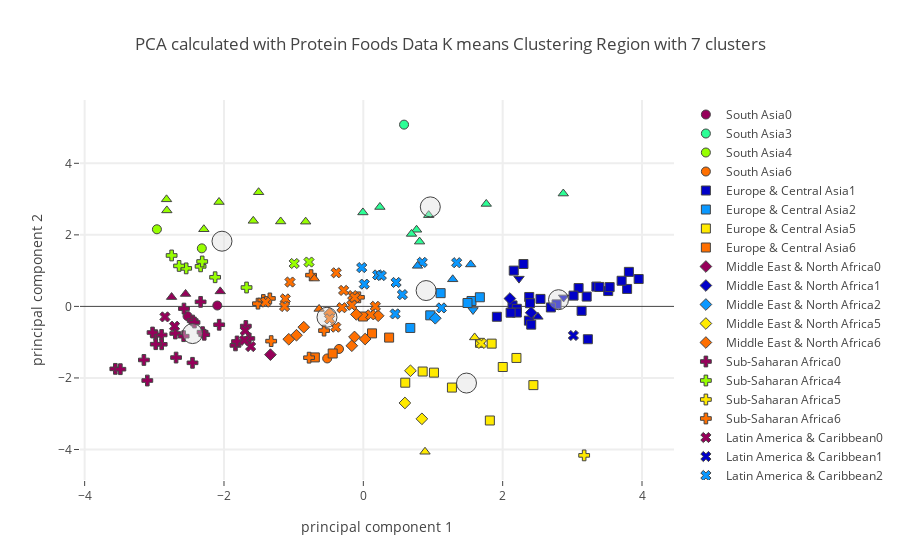

Write notebook code for a chart like this one.
### Code cell
# Plot using plotly on Region level.

plot_plotly(protein_group_merged_df,"Region",region_centers,7,"Protein Foods",'')

### Figure 1 — Plotly figure (JSON) as saved in the notebook; plotly's stock layout.template omitted (floating-point values rounded to 4 significant figures)
{"data": [{"marker": {"color": "rgb(150,0,90)", "line": {"width": 1}, "size": 9, "symbol": 0}, "mode": "markers", "name": "South Asia0", "text": ["India", "Nepal"], "type": "scatter", "uid": "3084486f-5867-45b3-81f5-b95c37847a4d", "x": [-2.096, -2.523], "y": [0.02439, -0.2714]}, {"marker": {"color": "rgb(0,0,200)", "line": {"width": 1}, "size": 9, "symbol": 0}, "mode": "markers", "name": "South Asia1", "text": [], "type": "scatter", "uid": "35e7cc59-b7d1-4fed-a1d0-e58cc90fbd52", "x": [], "y": []}, {"marker": {"color": "rgb(10,152,255)", "line": {"width": 1}, "size": 9, "symbol": 0}, "mode": "markers", "name": "South Asia2", "text": [], "type": "scatter", "uid": "b34dd849-ba9b-4b7f-8ae6-754077a01c24", "x": [], "y": []}, {"marker": {"color": "rgb(44,255,150)", "line": {"width": 1}, "size": 9, "symbol": 0}, "mode": "markers", "name": "South Asia3", "text": ["Maldives"], "type": "scatter", "uid": "63acc46a-ca9a-4e80-b03c-ec855f3eae3c", "x": [0.5844], "y": [5.082]}, {"marker": {"color": "rgb(151,255,0)", "line": {"width": 1}, "size": 9, "symbol": 0}, "mode": "markers", "name": "South Asia4", "text": ["Bangladesh", "Sri Lanka"], "type": "scatter", "uid": "7274158e-2841-443d-ba69-116ab6077053", "x": [-2.963, -2.318], "y": [2.156, 1.623]}, {"marker": {"color": "rgb(255,234,0)", "line": {"width": 1}, "size": 9, "symbol": 0}, "mode": "markers", "name": "South Asia5", "text": [], "type": "scatter", "uid": "7a65a005-2beb-4ed6-9387-aaa7e3ab3a5b", "x": [], "y": []}, {"marker": {"color": "rgb(255,111,0)", "line": {"width": 1}, "size": 9, "symbol": 0}, "mode": "markers", "name": "South Asia6", "text": ["Afghanistan", "Pakistan"], "type": "scatter", "uid": "95e0bc24-46f8-4ddb-bb97-8dd7a3bc24c2", "x": [-0.5187, -0.3491], "y": [-1.455, -1.19]}, {"marker": {"color": "rgb(150,0,90)", "line": {"width": 1}, "size": 9, "symbol": 1}, "mode": "markers", "name": "Europe & Central Asia0", "text": [], "type": "scatter", "uid": "a019cd9f-4986-4206-8cad-18702951a1fc", "x": [], "y": []}, {"marker": {"color": "rgb(0,0,200)", "line": {"width": 1}, "size": 9, "symbol": 1}, "mode": "markers", "name": "Europe & Central Asia1", "text": ["Austria", "Belarus", "Belgium", "Czechia", "Denmark", "Estonia", "Finland", "France", "Germany", "Iceland", "Ireland", "Italy", "Latvia", "Lithuania", "Luxembourg", "Montenegro", "Netherlands", "Norway", "Poland", "Portugal", "Russian Federation", "Slovenia", "Spain", "Sweden", "Switzerland", "Ukraine", "United Kingdom"], "type": "scatter", "uid": "ee546059-edd7-406b-a08e-b627ca5d50d9", "x": [3.345, 3.952, 2.141, 2.381, 3.387, 3.223, 3.786, 2.774, 3.09, 3.017, 2.377, 2.392, 3.133, 3.812, 3.206, 2.41, 3.515, 2.543, 3.707, 2.159, 2.692, 1.917, 2.298, 3.536, 2.203, 2.203, 2.114], "y": [0.554, 0.7652, 0.027, 0.2632, 0.5441, -0.9178, 0.4882, 0.05658, 0.5125, 0.3014, -0.3982, 0.09001, -0.1242, 0.9653, 0.2745, -0.5105, 0.4291, 0.2094, 0.7168, 1.001, -0.02923, -0.2896, 1.185, 0.5399, -0.0672, -0.1715, -0.1765]}, {"marker": {"color": "rgb(10,152,255)", "line": {"width": 1}, "size": 9, "symbol": 1}, "mode": "markers", "name": "Europe & Central Asia2", "text": ["Bulgaria", "Croatia", "Cyprus", "Hungary", "Serbia", "Slovakia"], "type": "scatter", "uid": "6829a8ac-a0ec-438d-a1e3-b85c459c7b4a", "x": [0.9604, 1.553, 1.11, 1.673, 0.6741, 1.495], "y": [-0.2496, 0.1516, 0.3705, 0.2556, -0.6027, 0.09486]}, {"marker": {"color": "rgb(44,255,150)", "line": {"width": 1}, "size": 9, "symbol": 1}, "mode": "markers", "name": "Europe & Central Asia3", "text": [], "type": "scatter", "uid": "0311e0c8-deda-44f6-8f72-49cd6e1cb14c", "x": [], "y": []}, {"marker": {"color": "rgb(151,255,0)", "line": {"width": 1}, "size": 9, "symbol": 1}, "mode": "markers", "name": "Europe & Central Asia4", "text": [], "type": "scatter", "uid": "b2fb5257-4e23-4cc1-9397-789eea79617a", "x": [], "y": []}, {"marker": {"color": "rgb(255,234,0)", "line": {"width": 1}, "size": 9, "symbol": 1}, "mode": "markers", "name": "Europe & Central Asia5", "text": ["Albania", "Armenia", "Azerbaijan", "Greece", "Kazakhstan", "Kyrgyzstan", "Romania", "Turkey", "Turkmenistan", "Uzbekistan"], "type": "scatter", "uid": "ae99ddb2-10e0-412c-a38d-08ef77114865", "x": [2.441, 1.674, 1.272, 2.198, 2.001, 0.6016, 1.842, 0.8515, 1.816, 1.014], "y": [-2.2, -1.018, -2.269, -1.441, -1.694, -2.133, -1.041, -1.821, -3.189, -1.852]}, {"marker": {"color": "rgb(255,111,0)", "line": {"width": 1}, "size": 9, "symbol": 1}, "mode": "markers", "name": "Europe & Central Asia6", "text": ["Bosnia and Herzegovina", "Georgia", "Republic of Moldova", "Tajikistan", "North Macedonia"], "type": "scatter", "uid": "705aa4c4-6e09-4546-ba80-2f155bdd6eb8", "x": [-0.4398, 0.3701, -0.005578, -0.6961, 0.1249], "y": [-1.316, -0.8717, -0.2823, -1.426, -0.7541]}, {"marker": {"color": "rgb(150,0,90)", "line": {"width": 1}, "size": 9, "symbol": 2}, "mode": "markers", "name": "Middle East & North Africa0", "text": ["Djibouti"], "type": "scatter", "uid": "f054f353-8987-44dd-b036-c8de1a3eeebb", "x": [-1.333], "y": [-1.349]}, {"marker": {"color": "rgb(0,0,200)", "line": {"width": 1}, "size": 9, "symbol": 2}, "mode": "markers", "name": "Middle East & North Africa1", "text": ["Israel", "Malta"], "type": "scatter", "uid": "5d4309d9-604e-49d0-bb39-354f732d254e", "x": [2.409, 2.104], "y": [-0.1767, 0.2191]}, {"marker": {"color": "rgb(10,152,255)", "line": {"width": 1}, "size": 9, "symbol": 2}, "mode": "markers", "name": "Middle East & North Africa2", "text": ["Kuwait"], "type": "scatter", "uid": "e4537825-d42a-4800-9df6-1ded2fb0f693", "x": [1.033], "y": [-0.3314]}, {"marker": {"color": "rgb(44,255,150)", "line": {"width": 1}, "size": 9, "symbol": 2}, "mode": "markers", "name": "Middle East & North Africa3", "text": [], "type": "scatter", "uid": "95fc0674-db28-42e5-af9e-fefa61f9262b", "x": [], "y": []}, {"marker": {"color": "rgb(151,255,0)", "line": {"width": 1}, "size": 9, "symbol": 2}, "mode": "markers", "name": "Middle East & North Africa4", "text": [], "type": "scatter", "uid": "e7fcb1c4-d697-487b-a194-7b02c5f96ab5", "x": [], "y": []}, {"marker": {"color": "rgb(255,234,0)", "line": {"width": 1}, "size": 9, "symbol": 2}, "mode": "markers", "name": "Middle East & North Africa5", "text": ["Algeria", "Morocco", "Tunisia"], "type": "scatter", "uid": "35965a37-1df3-4042-82ad-7d2da240538c", "x": [0.5966, 0.8407, 0.6763], "y": [-2.699, -3.143, -1.799]}, {"marker": {"color": "rgb(255,111,0)", "line": {"width": 1}, "size": 9, "symbol": 2}, "mode": "markers", "name": "Middle East & North Africa6", "text": ["Egypt", "Iran (Islamic Republic of)", "Iraq", "Jordan", "Lebanon", "Oman", "Saudi Arabia", "United Arab Emirates", "Yemen"], "type": "scatter", "uid": "ea0302f9-09c0-4a5d-9c6a-49d4073d1873", "x": [-0.9592, -0.1651, -0.4844, 0.0263, -0.1268, 0.2132, -0.1002, -0.8549, -1.07], "y": [-0.8056, -1.099, -0.1994, -0.9124, -0.8537, -0.2613, -0.2242, -0.5811, -0.9182]}, {"marker": {"color": "rgb(150,0,90)", "line": {"width": 1}, "size": 9, "symbol": 3}, "mode": "markers", "name": "Sub-Saharan Africa0", "text": ["Angola", "Benin", "Burkina Faso", "Cameroon", "Central African Republic", "Chad", "CÃƒÂ´te d'Ivoire", "Ethiopia", "Ghana", "Kenya", "Lesotho", "Malawi", "Mali", "Mozambique", "Namibia", "Niger", "Nigeria", "Rwanda", "Eswatini", "Togo", "Uganda", "United Republic of Tanzania", "Zambia", "Zimbabwe"], "type": "scatter", "uid": "8c810550-6b24-4780-82ff-d9aa4827426a", "x": [-1.687, -2.574, -2.699, -2.979, -1.835, -2.069, -2.336, -2.688, -2.45, -2.452, -3.101, -3.56, -2.307, -2.895, -1.637, -3.15, -2.424, -3.487, -1.813, -3.025, -2.894, -2.979, -2.579, -2.284], "y": [-0.5484, -0.06102, -0.7571, -0.8051, -1.09, -0.5123, 0.1268, -1.43, -0.3964, -1.577, -2.072, -1.746, -0.72, -0.7983, -0.8966, -1.497, -0.4495, -1.755, -0.9804, -0.7302, -1.059, -1.056, -0.8321, -0.7922]}, {"marker": {"color": "rgb(0,0,200)", "line": {"width": 1}, "size": 9, "symbol": 3}, "mode": "markers", "name": "Sub-Saharan Africa1", "text": [], "type": "scatter", "uid": "d8cde4e6-c674-4872-ac60-7cfcad93485d", "x": [], "y": []}, {"marker": {"color": "rgb(10,152,255)", "line": {"width": 1}, "size": 9, "symbol": 3}, "mode": "markers", "name": "Sub-Saharan Africa2", "text": [], "type": "scatter", "uid": "1de9219f-3c1e-4406-aea2-31951a0915d9", "x": [], "y": []}, {"marker": {"color": "rgb(44,255,150)", "line": {"width": 1}, "size": 9, "symbol": 3}, "mode": "markers", "name": "Sub-Saharan Africa3", "text": [], "type": "scatter", "uid": "5a406f78-8c8c-40b1-abf3-dd1e9554e0d8", "x": [], "y": []}, {"marker": {"color": "rgb(151,255,0)", "line": {"width": 1}, "size": 9, "symbol": 3}, "mode": "markers", "name": "Sub-Saharan Africa4", "text": ["Gambia", "Guinea", "Guinea-Bissau", "Liberia", "Madagascar", "Senegal", "Sierra Leone"], "type": "scatter", "uid": "6ec75cdd-86b8-4bde-8ade-965dd7d6cfd9", "x": [-1.676, -2.543, -2.336, -2.313, -2.645, -2.127, -2.752], "y": [0.5279, 1.063, 1.119, 1.255, 1.132, 0.8148, 1.424]}, {"marker": {"color": "rgb(255,234,0)", "line": {"width": 1}, "size": 9, "symbol": 3}, "mode": "markers", "name": "Sub-Saharan Africa5", "text": ["Sudan"], "type": "scatter", "uid": "14bd46a0-43ed-4f11-87ca-185c203c99f7", "x": [3.17], "y": [-4.165]}, {"marker": {"color": "rgb(255,111,0)", "line": {"width": 1}, "size": 9, "symbol": 3}, "mode": "markers", "name": "Sub-Saharan Africa6", "text": ["Botswana", "Cabo Verde", "Congo (note no data in Food suppley tables for DRC)", "Gabon", "Mauritania", "Mauritius", "Sao Tome and Principe", "South Africa"], "type": "scatter", "uid": "09bf15f4-d070-4bdf-9a43-1e5ed5209fae", "x": [-1.323, -1.512, -1.436, -0.7501, -0.779, -0.06329, -1.341, -0.5635], "y": [-0.9707, 0.0766, 0.1791, 0.8739, -1.433, 0.2543, 0.2232, -0.6771]}, {"marker": {"color": "rgb(150,0,90)", "line": {"width": 1}, "size": 9, "symbol": 4}, "mode": "markers", "name": "Latin America & Caribbean0", "text": ["El Salvador", "Guatemala", "Haiti", "Honduras", "Nicaragua"], "type": "scatter", "uid": "347cae3d-c77e-4f4a-9392-785ce41453a3", "x": [-1.617, -1.706, -2.847, -1.696, -2.709], "y": [-1.122, -0.949, -0.2932, -0.6803, -0.5538]}, {"marker": {"color": "rgb(0,0,200)", "line": {"width": 1}, "size": 9, "symbol": 4}, "mode": "markers", "name": "Latin America & Caribbean1", "text": ["Argentina"], "type": "scatter", "uid": "5d3cb7ca-ae6e-4875-affb-fb68600cf598", "x": [3.015], "y": [-0.8129]}, {"marker": {"color": "rgb(10,152,255)", "line": {"width": 1}, "size": 9, "symbol": 4}, "mode": "markers", "name": "Latin America & Caribbean2", "text": ["Antigua and Barbuda", "Bahamas", "Barbados", "Brazil", "Chile", "Ecuador", "Grenada", "Saint Kitts and Nevis", "Saint Lucia", "Saint Vincent and the Grenadines"], "type": "scatter", "uid": "8c9812c1-8b85-470e-a532-eed78f0c88da", "x": [0.8453, 1.34, 0.5605, 0.4567, 1.12, 0.01381, 0.2056, -0.02307, 0.4704, 0.258], "y": [1.231, 1.221, 0.3292, -0.2102, -0.04205, 0.6222, 0.8799, 1.085, 0.6694, 0.8627]}, {"marker": {"color": "rgb(44,255,150)", "line": {"width": 1}, "size": 9, "symbol": 4}, "mode": "markers", "name": "Latin America & Caribbean3", "text": [], "type": "scatter", "uid": "dbdb37d2-a11b-4b58-a23e-223de9f3bcf9", "x": [], "y": []}, {"marker": {"color": "rgb(151,255,0)", "line": {"width": 1}, "size": 9, "symbol": 4}, "mode": "markers", "name": "Latin America & Caribbean4", "text": ["Guyana", "Suriname"], "type": "scatter", "uid": "d70bf9f6-3853-49d4-983d-bc63e20ec20d", "x": [-0.992, -0.7798], "y": [1.2, 1.24]}, {"marker": {"color": "rgb(255,234,0)", "line": {"width": 1}, "size": 9, "symbol": 4}, "mode": "markers", "name": "Latin America & Caribbean5", "text": ["Uruguay"], "type": "scatter", "uid": "fbee688e-9aa7-4f12-8710-4bfabb37f654", "x": [1.695], "y": [-1.035]}, {"marker": {"color": "rgb(255,111,0)", "line": {"width": 1}, "size": 9, "symbol": 4}, "mode": "markers", "name": "Latin America & Caribbean6", "text": ["Belize", "Bolivia (Plurinational State of)", "Colombia", "Costa Rica", "Cuba", "Dominica", "Dominican Republic", "Jamaica", "Mexico", "Panama", "Paraguay", "Peru", "Trinidad and Tobago", "Venezuela (Bolivarian Republic of)"], "type": "scatter", "uid": "d401f17d-3bbd-481a-85c4-65500957713f", "x": [-1.12, -0.4843, -0.3074, -0.1526, -1.402, 0.1727, -1.052, -0.2827, -0.3953, -0.3891, 0.1062, -1.13, -0.1237, -0.165], "y": [0.2099, -0.3477, -0.03675, 0.3033, 0.118, 0.002044, 0.6811, 0.4469, -0.5807, 0.9398, -0.2359, -0.003202, 0.245, 0.03305]}, {"marker": {"color": "rgb(150,0,90)", "line": {"width": 1}, "size": 9, "symbol": 5}, "mode": "markers", "name": "East Asia & Pacific0", "text": ["Democratic People's Republic of Korea", "Solomon Islands", "Timor-Leste"], "type": "scatter", "uid": "ef346fa4-0916-4fad-84cd-26a9d03fff0c", "x": [-2.551, -2.054, -2.752], "y": [0.3475, 0.4198, 0.2607]}, {"marker": {"color": "rgb(0,0,200)", "line": {"width": 1}, "size": 9, "symbol": 5}, "mode": "markers", "name": "East Asia & Pacific1", "text": ["Australia"], "type": "scatter", "uid": "cdef7f61-ab02-4425-9464-86c0163e20a1", "x": [2.506], "y": [-0.2917]}, {"marker": {"color": "rgb(10,152,255)", "line": {"width": 1}, "size": 9, "symbol": 5}, "mode": "markers", "name": "East Asia & Pacific2", "text": ["French Polynesia", "New Caledonia", "Samoa"], "type": "scatter", "uid": "c4dbca74-dd66-44a5-b06b-fb3e3ae72707", "x": [1.541, 1.283, 0.778], "y": [1.173, 0.7575, 1.134]}, {"marker": {"color": "rgb(44,255,150)", "line": {"width": 1}, "size": 9, "symbol": 5}, "mode": "markers", "name": "East Asia & Pacific3", "text": ["Brunei Darussalam", "China, Hong Kong SAR", "China, Macao SAR", "China, mainland", "China, Taiwan Province of", "Japan", "Malaysia", "Republic of Korea"], "type": "scatter", "uid": "98639e98-97da-4d4e-a779-eb8fbd19bf34", "x": [0.7641, 2.87, 1.765, 0.8072, 0.6916, 0.9381, -0.006129, 0.2378], "y": [2.142, 3.155, 2.865, 1.811, 2.027, 2.551, 2.627, 2.779]}, {"marker": {"color": "rgb(151,255,0)", "line": {"width": 1}, "size": 9, "symbol": 5}, "mode": "markers", "name": "East Asia & Pacific4", "text": ["Cambodia", "Indonesia", "Kiribati", "Lao People's Democratic Republic", "Myanmar", "Philippines", "Thailand", "Viet Nam"], "type": "scatter", "uid": "f0ddfcec-a075-4056-b954-17393e4cc3cd", "x": [-2.825, -2.289, -0.8278, -2.82, -2.071, -1.58, -1.186, -1.503], "y": [2.993, 2.157, 2.369, 2.683, 2.918, 2.392, 2.374, 3.192]}, {"marker": {"color": "rgb(255,234,0)", "line": {"width": 1}, "size": 9, "symbol": 5}, "mode": "markers", "name": "East Asia & Pacific5", "text": ["Mongolia", "New Zealand"], "type": "scatter", "uid": "f48e8bef-c53b-4f77-94a4-5ea00b82b554", "x": [0.8852, 1.598], "y": [-4.063, -0.8674]}, {"marker": {"color": "rgb(255,111,0)", "line": {"width": 1}, "size": 9, "symbol": 5}, "mode": "markers", "name": "East Asia & Pacific6", "text": ["Fiji", "Vanuatu"], "type": "scatter", "uid": "0bdfb646-0b41-46e2-99cf-a32fd6c26a94", "x": [-0.6347, -0.7034], "y": [-0.07026, 0.7783]}, {"marker": {"color": "rgb(150,0,90)", "line": {"width": 1}, "size": 9, "symbol": 6}, "mode": "markers", "name": "North America0", "text": [], "type": "scatter", "uid": "7300501a-cb33-4ea0-8b5a-d145ec71cf5b", "x": [], "y": []}, {"marker": {"color": "rgb(0,0,200)", "line": {"width": 1}, "size": 9, "symbol": 6}, "mode": "markers", "name": "North America1", "text": ["Bermuda", "United States of America"], "type": "scatter", "uid": "26dd2ed6-4736-44b1-a78e-25be4ccc61ba", "x": [2.234, 2.875], "y": [0.7769, 0.2513]}, {"marker": {"color": "rgb(10,152,255)", "line": {"width": 1}, "size": 9, "symbol": 6}, "mode": "markers", "name": "North America2", "text": ["Canada"], "type": "scatter", "uid": "972553e0-6431-40a6-83d4-f9e1596c8e86", "x": [1.574], "y": [-0.1001]}, {"marker": {"color": "rgb(44,255,150)", "line": {"width": 1}, "size": 9, "symbol": 6}, "mode": "markers", "name": "North America3", "text": [], "type": "scatter", "uid": "5c9442bc-2b16-44c5-81c4-82d7e6fe5629", "x": [], "y": []}, {"marker": {"color": "rgb(151,255,0)", "line": {"width": 1}, "size": 9, "symbol": 6}, "mode": "markers", "name": "North America4", "text": [], "type": "scatter", "uid": "9851647c-8788-4377-8c4f-cc76487f6a82", "x": [], "y": []}, {"marker": {"color": "rgb(255,234,0)", "line": {"width": 1}, "size": 9, "symbol": 6}, "mode": "markers", "name": "North America5", "text": [], "type": "scatter", "uid": "7029a711-e757-4869-9017-b07497b4a798", "x": [], "y": []}, {"marker": {"color": "rgb(255,111,0)", "line": {"width": 1}, "size": 9, "symbol": 6}, "mode": "markers", "name": "North America6", "text": [], "type": "scatter", "uid": "1f323356-42dc-4096-829a-02e071d9c2af", "x": [], "y": []}, {"marker": {"color": "rgba(220, 220, 220, .4)", "line": {"width": 1}, "size": 20}, "mode": "markers", "name": "Center", "type": "scatter", "uid": "8375e8b6-f662-41b8-a786-2140c91ded20", "x": [-2.451, 2.802, 0.901, 0.9613, -2.029, 1.481, -0.5217], "y": [-0.7601, 0.188, 0.443, 2.782, 1.823, -2.143, -0.3035]}], "layout": {"hovermode": "closest", "showlegend": true, "title": {"text": "PCA calculated with Protein Foods Data K means Clustering Region with 7 clusters"}, "xaxis": {"gridwidth": 2, "ticklen": 5, "title": {"text": "principal component 1"}, "zeroline": false}, "yaxis": {"gridwidth": 2, "ticklen": 5, "title": {"text": "principal component 2"}}}}
